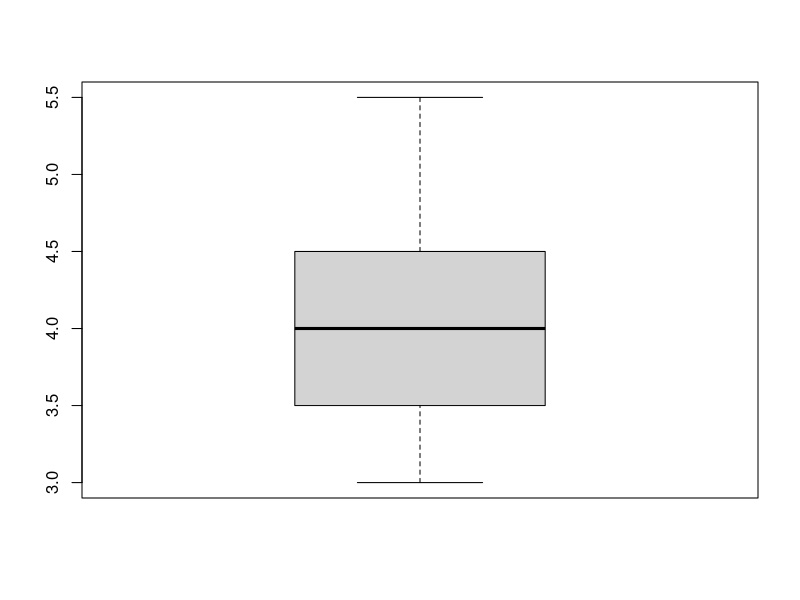

Reproduce this figure in R.
# Exemplos em R da apostila de Estatistica (capitulos 4, 5 e 6).
# Rodados no R 4.6.1. No RStudio: abra este arquivo e use Ctrl+Enter linha a linha,
# ou Ctrl+Shift+Enter para rodar tudo.

# ---- Capitulo 4: decidir e repetir ----
nota <- 7.5
frequencia <- 50
if (nota >= 7 && frequencia >= 75) {
  print("Aprovado!")
} else if (nota >= 5 && frequencia >= 75) {
  print("Recuperacao.")
} else {
  print("Reprovado.")          # resultado com estes valores
}

notas <- c(7, 8.5, 6, 9)
mean(notas)                    # 7.625

area_triangulo <- function(b, h) (b * h) / 2
area_triangulo(4, 3)           # 6

tabela <- data.frame(Nome = c("Ana", "Bruno"), Idade = c(25, 34))
print(tabela)

# ---- Capitulo 4: ler e escrever arquivos ----
# Ajuste o caminho para a pasta onde esta o seu DadosAula.csv:
# setwd("C:/caminho/da/pasta")
# df <- read.csv2("DadosAula.csv")       # sep = ";" e dec = ","
# library(readxl); df <- read_excel("DadosAula.xlsx")   # install.packages("readxl") na primeira vez
# write.csv2(df, "Novo.csv", row.names = FALSE)
# dim(df); str(df); head(df)             # confira sempre depois de ler

# ---- Capitulo 5: estatistica descritiva ----
sal <- c(3.0, 3.2, 3.5, 3.8, 4.0, 4.2, 4.5, 5.0, 5.5)
mean(sal); median(sal); sd(sal)          # 4.077778, 4, 0.8227663
quantile(sal, c(.25, .75))               # 3.5 e 4.5
summary(sal)
boxplot(sal)

# ---- Capitulo 6: correlacao e regressao ----
x <- c(1, 2, 3, 4, 5); y <- c(2, 4, 5, 4, 5)
cor(x, y)                                # 0.7745967
lm(y ~ x)                                # intercepto 2.2 e inclinacao 0.6
